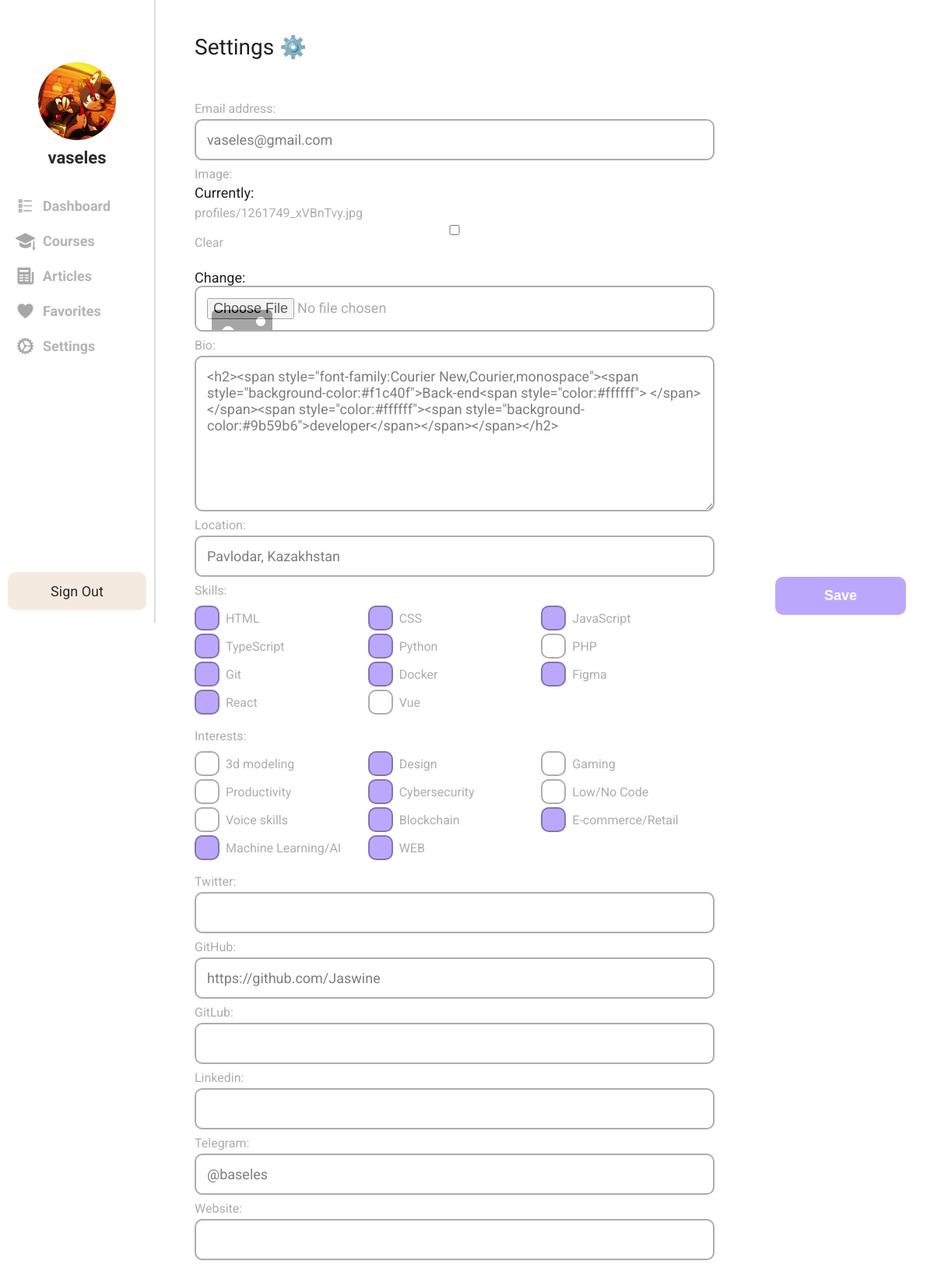
Page /settings/ (signed in) on the earlier database version.
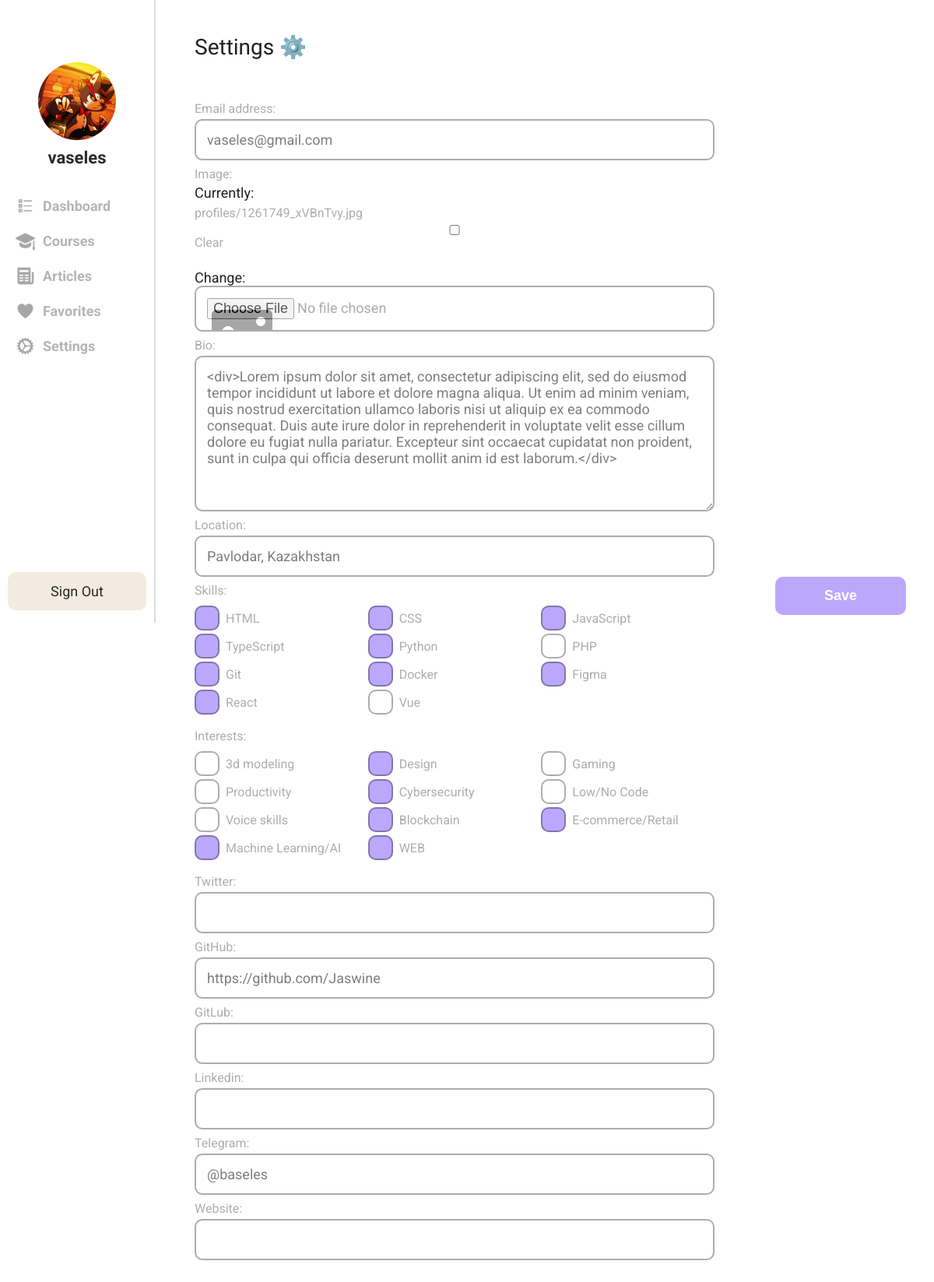
Same page on the later database version.
### user/models.py (models this page shows, shortened)
class Profile(models.Model):
    SKILLS = (
        ('HTML', 'HTML'),
        ('CSS', 'CSS'),
        ('JavaScript', 'JavaScript'),
        ('TypeScript', 'TypeScript'),
        ('NodeJS', 'NodeJS'),
        ('Express', 'Express'),
        ('Next', 'Next'),
        ('Nust', 'Nust'),
        ('React', 'React'),
        ('Angular', 'Angular'),
        ('Vue', 'Vue'),
        ('GIT', 'GIT'),
        ('Python', 'Python'),
        ('Ruby', 'Ruby'),
        ('Django', 'Django'),
        ('Flask', 'Flask'),
        ('FastAPI', 'FastAPI'),
        ('Java', 'Java'),
        ('Spring', 'Spring'),
        ('Docker', 'Docker'),
        ('React Native', 'React Native'),
        ('Swift', 'Swift'),
        ('Kotlin', 'Kotlin'),
        ('PHP', 'PHP'),
        ('Laravel', 'Laravel'),
        ('C', 'C'),
        ('C++', 'C++'),
        ('C#', 'C#'),
        ('Blender', 'Blender'),
        ('Unity', 'Unity'),
        ('Unity', 'Unity'),
        ('Unreal Engine', 'Unreal Engine'),
        ('Maya', 'Maya'),
        ('Cinema 4D', 'Cinema 4D'),
        ('3D Modeling', '3D Modeling'),
        ('Blockchain Technology', 'Blockchain Technology'),
        ('Smart Contracts', 'Smart Contracts'),
        ('Solidity', 'Solidity'),
        ('Ethereum', 'Ethereum'),
        ('Hyperledger', 'Hyperledger'),
        ('Bitcoin', 'Bitcoin'),
        ('Cryptocurrency', 'Cryptocurrency'),
        ('Decentralized Applications (DApps)', 'Decentralized Applications (DApps)'),
        ('UI/UX Design', 'UI/UX Design'),
        ('Adobe Photoshop', 'Adobe Photoshop'),
        ('Adobe Illustrator', 'Adobe Illustrator'),
        ('Sketch', 'Sketch'),
        ('Figma', 'Figma'),
        ('Prototyping', 'Prototyping'),
        ('Responsive Design', 'Responsive Design'),
        ('Typography', 'Typography'),
        ('Cybersecurity', 'Cybersecurity'),
        ('Ethical Hacking', 'Ethical Hacking'),
        ('Network Security', 'Network Security'),
        ('Vulnerability Assessment', 'Vulnerability Assessment'),
        ('Penetration Testing', 'Penetration Testing'),
        ('Security Auditing', 'Security Auditing'),
        ('Incident Response', 'Incident Response'),
        ('Security Tools (e.g., Nmap, Wireshark)', 'Security Tools (e.g., Nmap, Wireshark)'),
        ('Continuous Integration (CI)', 'Continuous Integration (CI)'),
        ('Continuous Deployment (CD)', 'Continuous Deployment (CD)'),
        ('Kubernetes', 'Kubernetes'),
        ('Infrastructure as Code (IaC)', 'Infrastructure as Code (IaC)'),
        ('Configuration Management', 'Configuration Management'),
        ('Monitoring and Logging', 'Monitoring and Logging'),
    )
    INTERESTS = (
        ('3d modeling', '3d modeling'),
        ('Communication', 'Communication'),
        ('Design', 'Design'),
        ('Education', 'Education'),
        ('Gaming', 'Gaming'),
        ('Lifehacks', 'Lifehacks'),
        ('Mobile', 'Mobile'),
        ('Productivity', 'Productivity'),
        ('Cybersecurity', 'Cybersecurity'),
        ('DevOps', 'DevOps'),
        ('Enterprise', 'Enterprise'),
        ('Health', 'Health'),
        ('Low/No Code', 'Low/No Code'),
        ('Music/Art', 'Music/Art'),
        ('Voice skills', 'Voice skills'),
        ('Blockchain', 'Blockchain'),
        ('E-commerce/Retail', 'E-commerce/Retail'),
        ('Fintech', 'Fintech'),
        ('Machine Learning/AI', 'Machine Learning/AI'),
        ('Robotic Process Automation', 'Robotic Process Automation'),
        ('Web', 'Web'),
    )
    user = models.OneToOneField(User, on_delete=models.CASCADE)
    scores = models.IntegerField(default=0)
    image = models.ImageField(upload_to='profiles', blank=True, default=None)
    backImage = models.ImageField(upload_to='back_images', blank=True, default=None)
    bio = RichTextField(max_length=500, blank=True)
    location = models.CharField(max_length=168, blank=True)
    Twitter = models.CharField(max_length=1000, blank=True)
    GitHub = models.CharField(max_length=1000, blank=True)
    GitLub = models.CharField(max_length=1000, blank=True)
    Linkedin = models.CharField(max_length=1000, blank=True)
    Telegram = models.CharField(max_length=1000, blank=True)
    website = models.URLField(blank=True)
    skills = models.ManyToManyField(Skill, blank=True, null=True)
    interests = models.ManyToManyField(Interest, blank=True, null=True)
    created = models.DateTimeField(auto_now_add=True)
    updated = models.DateTimeField(auto_now=True)

### user/views/user.py (the view, shortened to what this page needs)
# urls.py: path('settings/', user.settings, name='settings'),
@login_required(login_url='auth:sign-in')
def settings(request):
    profile = get_object_or_404(Profile, user=request.user)
    formUser = UpdateUserForm(instance=request.user)
    formProfile = UpdateProfileForm(instance=profile)
    return render(request, 'auth/settings.html', {
        'formUser': formUser,
        'formProfile': formProfile,
    })

### user/forms.py
class UpdateUserForm(ModelForm):
   class Meta:
      model = User
      fields = ['email']

class UpdateProfileForm(ModelForm):
   class Meta:
      model = Profile
      fields = ['image',
                'bio', 'location',
                'skills', 'interests',
                'Twitter', 'GitHub', 'GitLub', 'Linkedin', 'Telegram', 'website',
                'skills', 'interests']
      widgets = {
          'skills': CheckboxSelectMultiple,
          'interests': CheckboxSelectMultiple,
      }

### user/models.py (called while the page is built)
    def __str__(self):
        return self.name

    def __str__(self):
        return self.name

### user/templates/auth/settings.html (shortened to what this page needs)
{% include 'main.html' %}
{% block title %}
    <link rel="stylesheet" href="/static/css/courses/create_courses.css">
{% endblock title %}
{% block content %}
<div class="page">
    {% include "header.html" %}
    <form class="page__content" method='POST' enctype='multipart/form-data'>
        <div class="page__content__main">
            <div class="page__content__header">
                <h2>Settings ⚙️</h2>
            </div>
            <div class="page__content__form" id='CreateCourseForm'>
                {% for field in formUser %}
                    <div class = "form__field">
                        {{ field.label_tag }}
                        {{ field }}
                    </div>
                {% endfor %}
                {% for field in formProfile %}
                    <div class = "form__field">
                        {{ field.label_tag }}
                        {{ field }}
                    </div>
                {% endfor %}
            </div>
        </div>
        <div class="page__content__sorting">
            <button type="submit" class="btn">Save</button>
        </div>
    </form>
</div>
{% endblock content %}

### templates/main.html (shortened to what this page needs)
<!DOCTYPE html>
<html lang="en">
<head>
    <link rel="stylesheet" href="/static/css/main.css">
</head>
<body>
</body>
</html>

### templates/header.html (shortened to what this page needs)
<div class="page__header">
    <div class="page__header__top">
        <div class="page__header__user">
            <img
                {% if request.user.profile.image  %}
                    src="{{ request.user.profile.image.url }}"
                {% else %}
                    src="https://images.pexels.com/photos/17886484/pexels-photo-17886484/free-photo-of-patio-of-a-restaurant.jpeg?auto=compress&cs=tinysrgb&w=800&lazy=load"
                {% endif  %}
                alt="{{ request.user.username }}">
            <a href="/users/{{ request.user.username }}">{{ request.user.username }}</a>
        </div>
        <div class="page__header__menu">
            <a href="/" class="active">
               <img src="/static/media/icons/Content.svg" alt="Dashboard">
               Dashboard
            </a>
            <a href="/courses" class="">
                <img src="/static/media/icons/GraduationCap.svg" alt="Courses">
                Courses
            </a>
            <a href="/articles" class="">
                <img src="/static/media/icons/News.svg" alt="Articles">
                Articles
            </a>
            <a href="/favorites" class="">
                <img src="/static/media/icons/Heart.svg" alt="Favorites">
                Favorites
            </a>
            <a href="/settings" class="">
                <img src="/static/media/icons/Settings.svg" alt="Settings">
                Settings
            </a>
        </div>
    </div>
    <div class="page__header__bottom">
        <a href="/sign-out" class="btn btn--primary">Sign Out</a>
    </div>
</div>

### static/css/main.css (style rules this page uses)
* { box-sizing: border-box; padding: 0; margin: 0; text-decoration: none; outline: none; border: none; }
body { background-color: var(--white); color: var(--primary); font-size: 18px; font-family: var(--Roboto); overflow-x: hidden; }
a { color: rgb(20,20,20,.9); }
.btn { padding: 14px 16px; border-radius: 10px; background-color: var(--black); color: var(--white); font-size: 18px; cursor: pointer; display: flex; justify-content: center; align-items: center; gap: 8px; }
input { border-radius: 10px; padding: 12px; font-size: 18px; color: rgb(20,20,20,.9); width: 100%; border: 2px solid rgb(20,20,20,.25); }
a, button, input, textarea, select, textarea { transition: all .3s linear; }
.page { display: flex; justify-content: space-between; align-items: flex-start; width: 100%; }
.page__header { display: flex; justify-content: space-between; align-items: center; flex-direction: column; position: fixed; height: 100vh; width: 200px; bottom: 0; left: 0; top: 0; padding: 10vh 10px 2vh; border-right: 2px solid rgb(20,20,20,.15); }
.page__header__user { display: flex; justify-content: center; align-items: center; flex-direction: column; margin-bottom: 15%; }
.page__header__user img { border-radius: 150px; width: 100px; height: 100px; object-fit: cover; margin-bottom: 10px; }
.page__header__user a { font-size: 22px; font-family: var(--PaytoneOne); font-weight: 600; }
.page__header__top { display: flex; justify-content: center; align-items: center; flex-direction: column; width: 100%; }
.page__header__bottom { width: 100%; display: flex; justify-content: center; align-items: center; flex-direction: column; }
.page__header__bottom a { width: 100%; }
.btn--primary { text-align: center; background-color: rgb(242, 230, 217, .8); color: rgb(20,20,20,.9); }
.page__header__menu { display: flex; justify-content: center; align-items: center; flex-direction: column; width: 100%; }
.page__header__menu a { display: flex; justify-content: start; align-items: center; padding: 10px; width: 100%; gap: 10px; opacity: .35; font-size: 18px; font-weight: 700; border-radius: 10px; }
.page__header__menu a img { width: 25px; height: 25px; }
.page__content { display: flex; justify-content: space-between; align-items: start; width: 100%; margin-left: 200px; }
.page__content__main { display: flex; justify-content: center; align-items: center; flex-direction: column; width: 75%; padding: 0 5%; }
.page__content__header, .page__content__sorting { display: flex; align-items: center; width: 100%; }
.page__content__header { justify-content: space-between; }
.page__content__sorting { justify-content: flex-end; }
.page__content__header h2 { font-family: var(--PaytoneOne); font-size: 28px; font-weight: 400; }
.page__content__sorting { width: 25%; display: flex; justify-content: center; align-items: center; flex-direction: column; padding: 10px 5%; }
.page__content__header { display: flex; justify-content: space-between; align-items: center; width: 100%; height: 15vh; }

### static/css/variables.css (style rules this page uses)
:root { --black: #000; --white: #fff; --primary: #202020; --lightYellow: #f2e6d9; --pink: #EAB6E1; --violet: #bba8fd; --lilac: #DDC1EA; --lightBlue: #F3F8FF; --blue: #DEECFF; --lightViolet: #C6CFFF; --lightLilac: #E8D3FF; --Roboto: 'Roboto', sans-serif; --PaytoneOne: 'Paytone One', sans-serif; }

Differences in the rows shown:
changed Profile "Pavlodar, Kazakhstan": bio "<h2><span style=\"font-family:Courier New,Courier,monospace\"><span style=\"background-color:#f1c40f\">Back-end<span style=\"color:#ffffff\"> </span></span><span style=\"color:#ffffff\"><span style=\"background-color:#9b59b6\">developer</span></span></span></h2>" → "<div>Lorem ipsum dolor sit amet, consectetur adipiscing elit, sed do eiusmod tempor incididunt ut labore et dolore magna aliqua. Ut enim ad minim veniam, quis nostrud exercitation ullamco laboris nisi ut aliquip ex ea commodo consequat. Duis aute irure dolor in reprehenderit in voluptate velit esse cillum dolore eu fugiat nulla pariatur. Excepteur sint occaecat cupidatat non proident, sunt in culpa qui officia deserunt mollit anim id est laborum.</div>"
